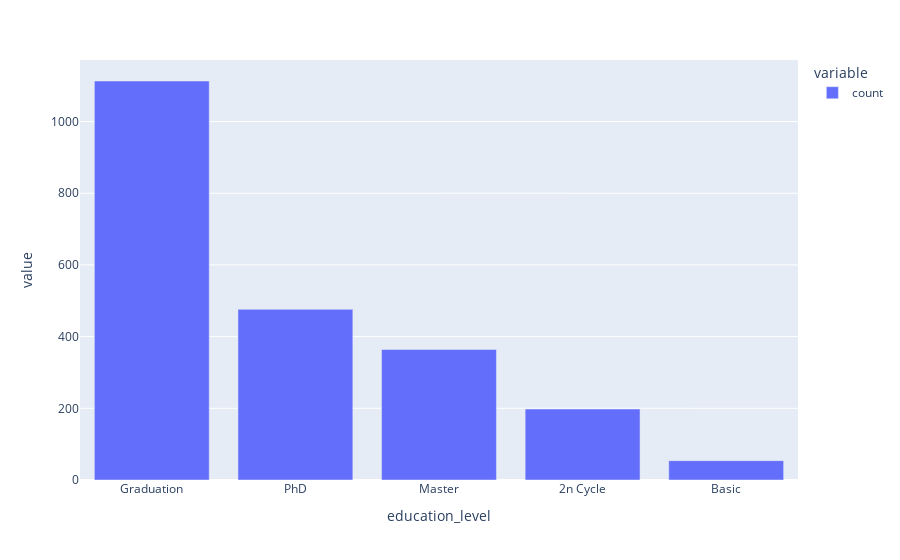

Notebook source saved alongside this figure:
### Code cell
px.bar(df['education_level'].value_counts())

### Figure 1 — Plotly figure (JSON) as saved in the notebook; plotly's stock layout.template omitted (floating-point values rounded to 4 significant figures)
{"data": [{"alignmentgroup": "True", "hovertemplate": "variable=count<br>education_level=%{x}<br>value=%{y}<extra></extra>", "legendgroup": "count", "marker": {"color": "#636efa", "pattern": {"shape": ""}}, "name": "count", "offsetgroup": "count", "orientation": "v", "showlegend": true, "textposition": "auto", "type": "bar", "x": ["Graduation", "PhD", "Master", "2n Cycle", "Basic"], "xaxis": "x", "y": [1113, 476, 364, 198, 54], "yaxis": "y"}], "layout": {"barmode": "relative", "legend": {"title": {"text": "variable"}, "tracegroupgap": 0}, "margin": {"t": 60}, "xaxis": {"anchor": "y", "domain": [0, 1], "title": {"text": "education_level"}}, "yaxis": {"anchor": "x", "domain": [0, 1], "title": {"text": "value"}}}}
